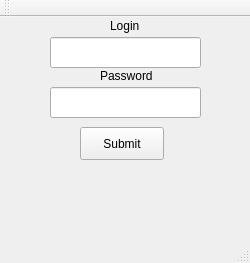
<?xml version="1.0" encoding="UTF-8"?>
<ui version="4.0">
 <class>MainWindow</class>
 <widget class="QMainWindow" name="MainWindow">
  <property name="geometry">
   <rect>
    <x>0</x>
    <y>0</y>
    <width>250</width>
    <height>263</height>
   </rect>
  </property>
  <property name="windowTitle">
   <string>MainWindow</string>
  </property>
  <widget class="QWidget" name="centralWidget">
   <widget class="QLineEdit" name="lineEdit">
    <property name="geometry">
     <rect>
      <x>50</x>
      <y>20</y>
      <width>151</width>
      <height>31</height>
     </rect>
    </property>
   </widget>
   <widget class="QLabel" name="label">
    <property name="geometry">
     <rect>
      <x>110</x>
      <y>0</y>
      <width>31</width>
      <height>17</height>
     </rect>
    </property>
    <property name="text">
     <string>Login</string>
    </property>
   </widget>
   <widget class="QLabel" name="label_2">
    <property name="geometry">
     <rect>
      <x>100</x>
      <y>50</y>
      <width>54</width>
      <height>17</height>
     </rect>
    </property>
    <property name="text">
     <string>Password</string>
    </property>
   </widget>
   <widget class="QLineEdit" name="lineEdit_2">
    <property name="geometry">
     <rect>
      <x>50</x>
      <y>70</y>
      <width>151</width>
      <height>31</height>
     </rect>
    </property>
   </widget>
   <widget class="QPushButton" name="pushButton">
    <property name="geometry">
     <rect>
      <x>80</x>
      <y>110</y>
      <width>84</width>
      <height>33</height>
     </rect>
    </property>
    <property name="text">
     <string>Submit</string>
    </property>
   </widget>
  </widget>
  <widget class="QMenuBar" name="menuBar">
   <property name="geometry">
    <rect>
     <x>0</x>
     <y>0</y>
     <width>250</width>
     <height>29</height>
    </rect>
   </property>
  </widget>
  <widget class="QToolBar" name="mainToolBar">
   <attribute name="toolBarArea">
    <enum>TopToolBarArea</enum>
   </attribute>
   <attribute name="toolBarBreak">
    <bool>false</bool>
   </attribute>
  </widget>
  <widget class="QStatusBar" name="statusBar"/>
 </widget>
 <layoutdefault spacing="6" margin="11"/>
 <resources/>
 <connections/>
</ui>
